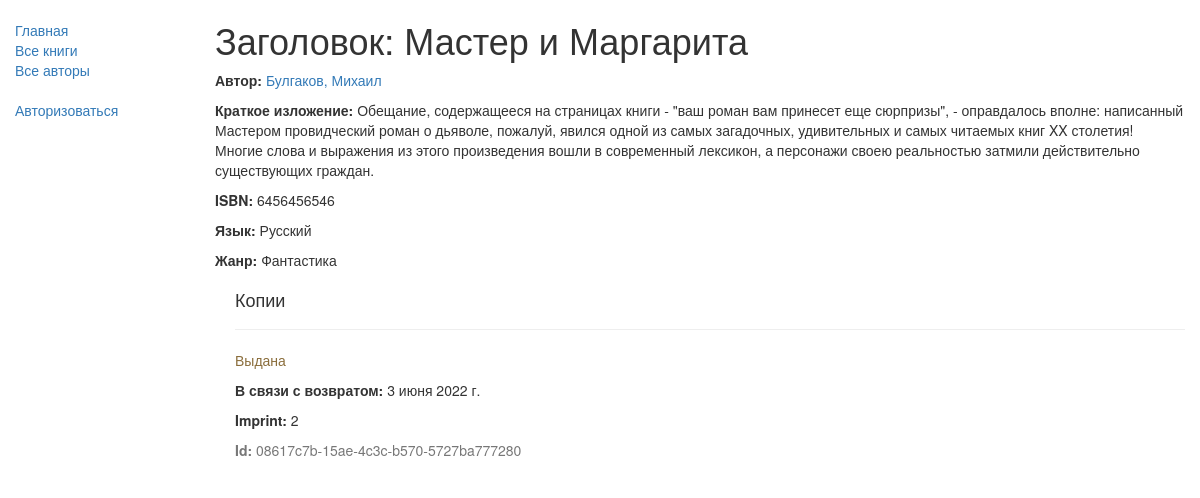
The page /catalog/book/1 on the database as committed earlier.
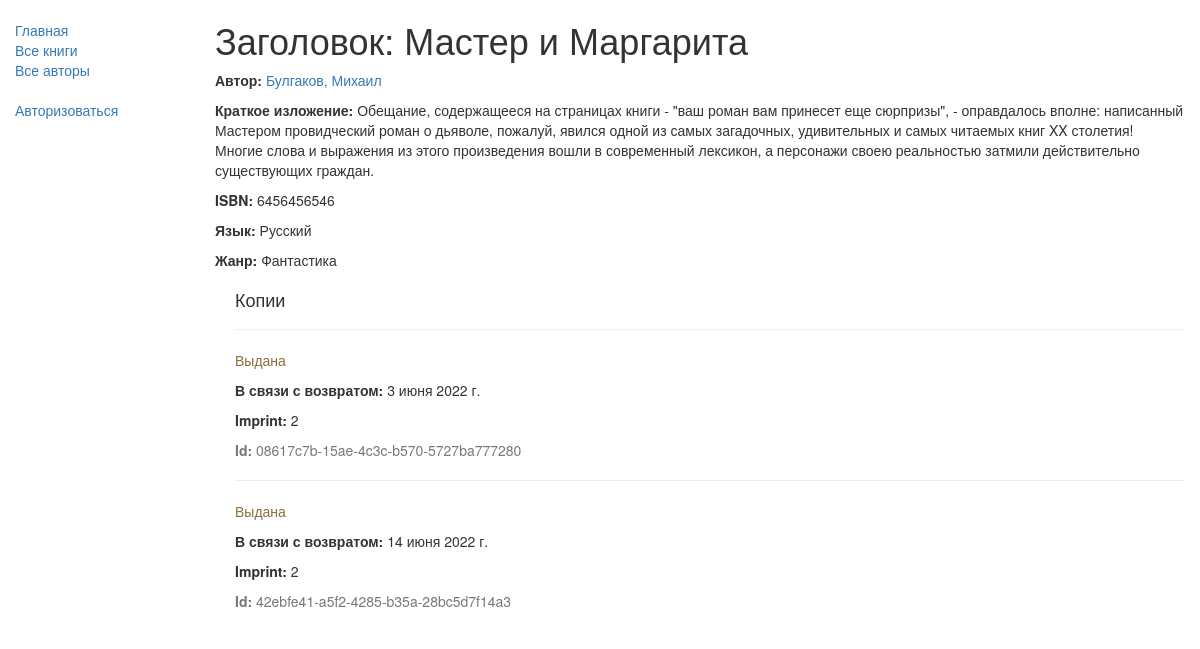
The same page on the database as committed later.
### catalog/models.py (models this page shows, shortened)
class Book(models.Model):
    title = models.CharField(max_length=200, verbose_name='заголовок')
    author = models.ForeignKey('Author', on_delete=models.SET_NULL, null=True, verbose_name='автор')
    """
    Предупреждение: по умолчанию on_delete=models.CASCADE, что означает, что если автор будет удален,
    эта книга тоже будет удалена! Мы используем set_null здесь, но мы также могли бы использовать
    PROTECT или RESTRICT, чтобы предотвратить удаление автора, в то время как любая книга использует ее
    """
    summary = models.TextField(max_length=1000,
                               help_text='Введите краткое описание книги',
                               verbose_name='краткое изложение')
    isbn = models.CharField('ISBN', max_length=13, unique=True,
                            help_text='13 символов <a href="https://www.isbn-international.org/content/what-isbn'
                                      '">ISBN number</a>')
    genre = models.ManyToManyField(Genre, help_text='Выберите жанр для этой книги', verbose_name='жанр')
    language = models.ForeignKey('Language', on_delete=models.SET_NULL, null=True, verbose_name='язык')
    def display_genre(self):
        """Создает строку для жанра. Это необходимо для отображения жанра в Admin."""
        return ', '.join(genre.name for genre in self.genre.all()[:3])
    display_genre.short_description = 'жанр'
    class Meta:
        verbose_name = 'книга'
        verbose_name_plural = 'книги'

class Author(models.Model):
    first_name = models.CharField(max_length=100, verbose_name='имя')
    last_name = models.CharField(max_length=100, verbose_name='фамилия')
    date_of_birth = models.DateField(null=True, blank=True, verbose_name='дата рождения')
    date_of_death = models.DateField('дата смерти', null=True, blank=True)
    class Meta:
        ordering = ['last_name', 'first_name']
        verbose_name = 'автор'
        verbose_name_plural = 'авторы'
    def get_absolute_url(self):
        return reverse('author-detail', args=[str(self.id)])
    def __str__(self):
        return '{0}, {1}'.format(self.last_name, self.first_name)

class Language(models.Model):
    name = models.CharField(max_length=200,
                            help_text='Введите на каком языке написана книга (например, Беларуский)',
                            verbose_name='язык')
    def __str__(self):
        return self.name
    class Meta:
        verbose_name = 'язык'
        verbose_name_plural = 'языки'

class Genre(models.Model):
    name = models.CharField(max_length=200,
                            help_text='Введите жанр книги (например, научная фантастика)',
                            verbose_name='жанр')
    def __str__(self):
        return self.name
    class Meta:
        verbose_name = 'жанр'
        verbose_name_plural = 'жанры'

class BookInstance(models.Model):
    id = models.UUIDField(primary_key=True,
                          default=uuid.uuid4,
                          help_text='Уникальный идентификатор этой конкретной книги по всей библиотеке')
    book = models.ForeignKey('Book', on_delete=models.RESTRICT, null=True, verbose_name='книга')
    imprint = models.CharField(max_length=200, verbose_name='копии')
    due_back = models.DateField(null=True, blank=True, verbose_name='ожидаемая дата возврата')
    LOAN_STATUS = (
        ('о', 'На обслуживании'),
        ('в', 'Выдана'),
        ('н', 'В наличии'),
        ('р', 'Зарезервирована'),
    )
    status = models.CharField(max_length=1,
                              choices=LOAN_STATUS,
                              blank=True,
                              default='о',
                              help_text='Доступность книги',
                              verbose_name='статус')
    borrower = models.ForeignKey(User,
                                 on_delete=models.SET_NULL,
                                 null=True, blank=True,
                                 verbose_name='абонент-пользователь')
    class Meta:
        ordering = ['due_back']
        verbose_name = 'экземпляр книги'
        verbose_name_plural = 'экземпляры книг'
        permissions = (('can_mark_returned', 'установить книгу как возвращенную'), )

### catalog/views.py (the view)
# urls.py: re_path(r'^book/(?P<pk>\d+)$', views.BookDetailView.as_view(), name='book-detail'),
class BookDetailView(generic.DetailView):
    model = Book

### catalog/templates/catalog/book_detail.html
{% extends "base_generic.html" %}
{% block content %}
    <h1>Заголовок: {{ book.title }}</h1>
    <p><strong>Автор:</strong> <a href="{{ book.author.get_absolute_url }}">{{ book.author }}</a></p>
    <p><strong>Краткое изложение:</strong> {{ book.summary }}</p>
    <p><strong>ISBN:</strong> {{ book.isbn }}</p>
    <p><strong>Язык:</strong> {{ book.language }}</p>
    <p><strong>Жанр:</strong> {% for genre in book.genre.all %}
        {{ genre }}{% if not forloop.last %}, {% endif %}{% endfor %}</p>
    <div style="margin-left:20px;margin-top:20px">
        <h4>Копии</h4>
        {% for copy in book.bookinstance_set.all %}
            <hr>
            <p class="
            {% if copy.status == 'о' %}
                text-success
            {% elif copy.status == 'н' %}
                text-danger
            {% else %}
                text-warning
            {% endif %}">
                {{ copy.get_status_display }}
            </p>
            {% if copy.status != 'о' %}
                <p><strong>В связи с возвратом:</strong> {{ copy.due_back }}</p>
            {% endif %}
            <p><strong>Imprint:</strong> {{ copy.imprint }}</p>
            <p class="text-muted"><strong>Id:</strong> {{ copy.id }}</p>
        {% endfor %}
    </div>
{% endblock %}

### catalog/templates/base_generic.html (shortened to what this page needs)
<!DOCTYPE html>
<html lang="en">
<head>
    <link rel="stylesheet" href="https://maxcdn.bootstrapcdn.com/bootstrap/3.3.7/css/bootstrap.min.css">
    {% load static %}
    <link rel="stylesheet" href="{% static 'catalog/css/styles.css' %}">
</head>
<body>
<div class="container-fluid">
    <div class="row">
        <div class="col-sm-2">
            {% block sidebar %}
                <ul class="sidebar-nav">
                    <li><a href="{% url 'index' %}">Главная</a></li>
                    <li><a href="{% url 'books' %}">Все книги</a></li>
                    <li><a href="{% url 'authors' %}">Все авторы</a></li>
                    <ul class="sidebar-nav">
                        {% if user.is_authenticated %}
                            <li>Пользователь: {{ user.get_username }}</li>
                            <li><a href="{% url 'my-borrowed' %}">Мои заимствования</a></li>
                            <li><a href="{% url 'logout' %}?next={{request.path}}">Выйти</a></li>
                                {% if perms.catalog.can_mark_returned %}
                                    <hr>
                                    <ul class="sidebar-nav">
                                        <li>Сотрудник</li>
                                        <li><a href="{% url 'all-borrowed' %}">Все заимствованные</a></li>
                                    </ul>
                                {% endif %}
                        {% else %}
                            <li><a href="{% url 'login' %}?next={{request.path}}">Авторизоваться</a></li>
                        {% endif %}
                     </ul>
                </ul>
            {% endblock %}
        </div>
        <div class="col-sm-10 ">
            {% block content %}{% endblock %}
        </div>
    </div>
</div>
</body>
</html>

### catalog/static/catalog/css/styles.css (style rules this page uses)
.sidebar-nav { margin-top: 20px; padding: 0; list-style: none; }

Rows that differ between the two databases and show on the page:
added BookInstance: status "Выдана", due_back "14 июня 2022 г.", imprint "2", id "42ebfe41-a5f2-4285-b35a-28bc5d7f14a3"
